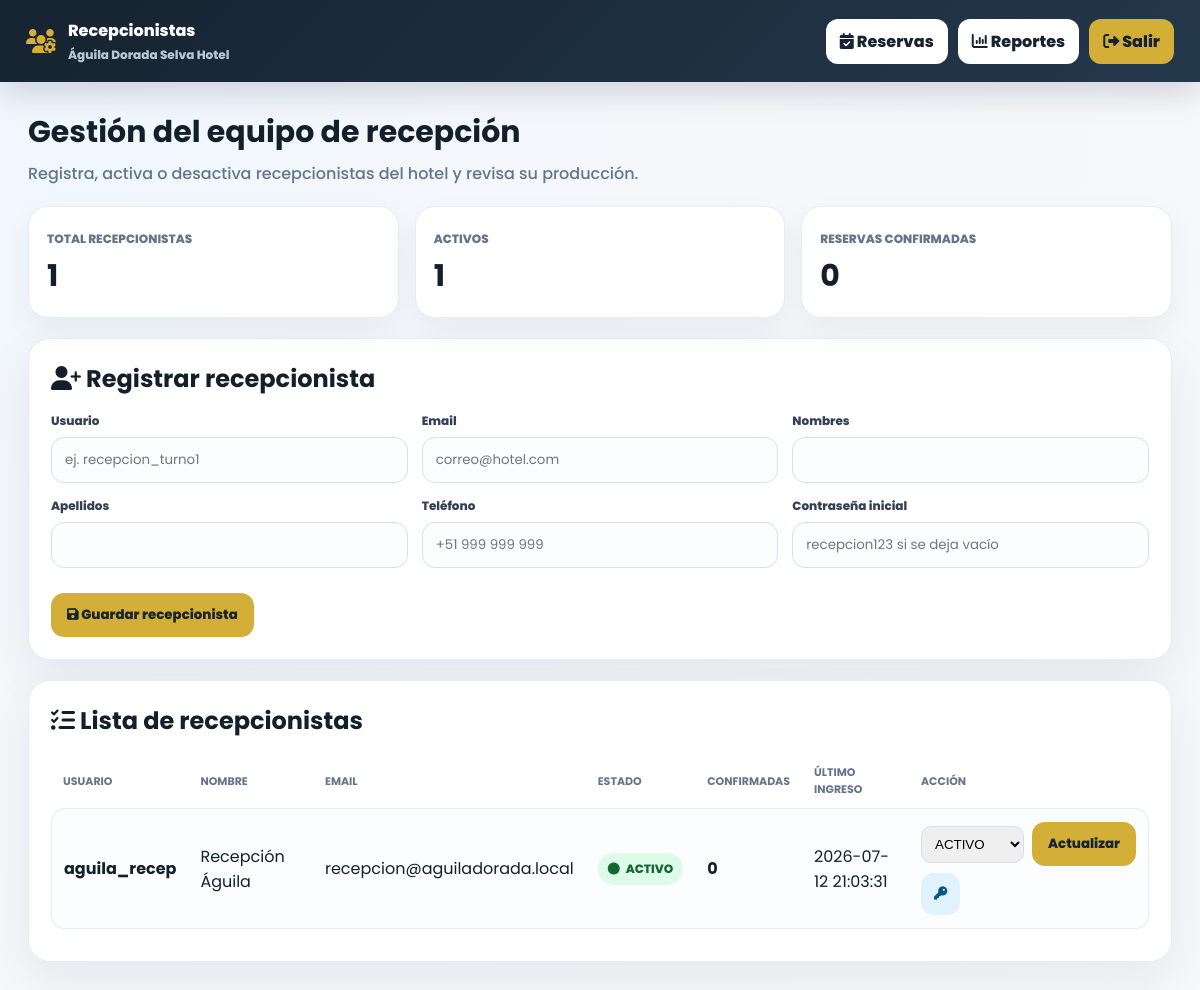
Page /views/recepcionistas.php (signed in) on the committed database.
### tables this page shows
CREATE TABLE `usuarios` (
  `id_usuario` int(11) NOT NULL,
  `id_hotel` int(11) DEFAULT NULL,
  `id_rol` int(11) NOT NULL,
  `usuario` varchar(50) NOT NULL,
  `email` varchar(120) DEFAULT NULL,
  `password_hash` varchar(255) NOT NULL,
  `nombres` varchar(100) NOT NULL,
  `apellidos` varchar(100) DEFAULT NULL,
  `telefono` varchar(30) DEFAULT NULL,
  `estado` enum('ACTIVO','INACTIVO') NOT NULL DEFAULT 'ACTIVO',
  `fecha_creacion` timestamp NULL DEFAULT current_timestamp()
);

### views/recepcionistas.php (the view, shortened to what this page needs)
<?php
$db = (new Database())->connect();
$idHotel = id_hotel_actual();
$stmt = $db->prepare("SELECT u.*, COUNT(r.id_reserva) total_reservas, SUM(r.estado_reserva='Confirmada') confirmadas,
    MAX(us.fecha_login) ultimo_login, MAX(us.fecha_logout) ultimo_logout
    FROM usuarios u
    LEFT JOIN reservas r ON r.id_usuario_confirmacion=u.id_usuario
    LEFT JOIN usuario_sesiones us ON us.id_usuario=u.id_usuario
    WHERE u.id_hotel=? AND u.id_rol=3
    GROUP BY u.id_usuario ORDER BY u.id_usuario DESC");
$stmt->execute([$idHotel]);
$rows = $stmt->fetchAll();
$total = count($rows);
$activos = count(array_filter($rows, fn($r)=>$r['estado']==='ACTIVO'));
$confirmadasTotal = array_sum(array_map(fn($r)=>(int)$r['confirmadas'], $rows));
?>
<!doctype html>
<html lang="es">
<head>
<link rel="stylesheet" href="https://cdnjs.cloudflare.com/ajax/libs/font-awesome/6.4.0/css/all.min.css">
</head>
<body>
<header class="header"><div class="brand"><i class="fa-solid fa-users-gear"></i><div>Recepcionistas<small><?= htmlspecialchars($_SESSION['usuario']['hotel'] ?? 'Hotel') ?></small></div></div><nav class="nav"><a href="recepcion.php"><i class="fa-solid fa-calendar-check"></i> Reservas</a><a href="reportes_recepcionistas.php"><i class="fa-solid fa-chart-column"></i> Reportes</a><a class="gold" href="logout.php"><i class="fa-solid fa-right-from-bracket"></i> Salir</a></nav></header>
<main class="wrap">
<section class="hero"><div><h1>Gestión del equipo de recepción</h1><p>Registra, activa o desactiva recepcionistas del hotel y revisa su producción.</p></div></section>
<section class="stats"><div class="stat"><span>Total recepcionistas</span><strong><?= $total ?></strong></div><div class="stat"><span>Activos</span><strong><?= $activos ?></strong></div><div class="stat"><span>Reservas confirmadas</span><strong><?= $confirmadasTotal ?></strong></div></section>
<section class="card"><h2><i class="fa-solid fa-user-plus"></i> Registrar recepcionista</h2><form method="post"><input type="hidden" name="accion" value="crear"><div class="grid"><div class="field"><label>Usuario</label><input name="usuario" placeholder="ej. recepcion_turno1" required></div><div class="field"><label>Email</label><input name="email" type="email" placeholder="correo@hotel.com" required></div><div class="field"><label>Nombres</label><input name="nombres" required></div><div class="field"><label>Apellidos</label><input name="apellidos"></div><div class="field"><label>Teléfono</label><input name="telefono" placeholder="+51 999 999 999"></div><div class="field"><label>Contraseña inicial</label><input name="password" placeholder="recepcion123 si se deja vacío"></div></div><br><button class="btn primary"><i class="fa-solid fa-floppy-disk"></i> Guardar recepcionista</button></form></section>
<section class="card"><h2><i class="fa-solid fa-list-check"></i> Lista de recepcionistas</h2><div class="table-wrap"><table><thead><tr><th>Usuario</th><th>Nombre</th><th>Email</th><th>Estado</th><th>Confirmadas</th><th>Último ingreso</th><th>Acción</th></tr></thead><tbody><?php if(!$rows):?><tr><td class="empty" colspan="7">Todavía no hay recepcionistas registrados.</td></tr><?php endif;?><?php foreach($rows as $r):?><tr><td><b><?=htmlspecialchars($r['usuario'])?></b></td><td><?=htmlspecialchars($r['nombres'].' '.$r['apellidos'])?></td><td><?=htmlspecialchars($r['email'])?></td><td><span class="badge <?= $r['estado']==='ACTIVO'?'ok':'off' ?>"><i class="fa-solid fa-circle"></i><?=$r['estado']?></span></td><td><b><?= (int)$r['confirmadas'] ?></b></td><td><?= htmlspecialchars($r['ultimo_login'] ?: '-') ?></td><td><form method="post" class="action-form"><input type="hidden" name="accion" value="estado"><input type="hidden" name="id_usuario" value="<?=$r['id_usuario']?>"><select name="estado"><option <?= $r['estado']==='ACTIVO'?'selected':'' ?>>ACTIVO</option><option <?= $r['estado']==='INACTIVO'?'selected':'' ?>>INACTIVO</option></select><button class="btn primary">Actualizar</button></form><button type="button" class="btn reset" onclick="abrirPassword(<?= (int)$r['id_usuario'] ?>, <?= htmlspecialchars(json_encode($r['nombres'].' '.$r['apellidos']), ENT_QUOTES) ?>)"><i class="fa-solid fa-key"></i></button></td></tr><?php endforeach;?></tbody></table></div></section>
</main>
</body></html>

### views/recepcionistas.php (style rules this page uses)
:root { --nav:#162330;--gold:#d4af37;--bg:#f4f7fb;--text:#13202b;--muted:#64748b;--line:#e6edf4;--green:#16a06a;--red:#ef4444 }
* { box-sizing:border-box }
body { font-family:Poppins,Arial,sans-serif;background:radial-gradient(circle at top left,#eef7ff 0,#f4f7fb 32%,#f7f8fa 100%);margin:0;color:var(--text) }
.header { background:linear-gradient(135deg,#162330,#24384c);color:white;padding:18px 26px;display:flex;justify-content:space-between;align-items:center;gap:18px;box-shadow:0 12px 30px #0f172a26;position:sticky;top:0;z-index:10 }
.brand { font-weight:800;display:flex;align-items:center;gap:12px }
.brand i { color:var(--gold);font-size:24px }
.brand small { display:block;color:#b8c6d3;font-size:12px;margin-top:3px }
.nav { display:flex;gap:10px;flex-wrap:wrap }
.nav a { background:#fff;color:#162330;text-decoration:none;font-weight:800;border-radius:12px;padding:10px 14px }
.nav a.gold { background:var(--gold) }
.wrap { max-width:1180px;margin:28px auto;padding:0 18px }
.hero { display:flex;justify-content:space-between;align-items:flex-end;gap:20px;margin-bottom:18px }
.hero h1 { margin:0;font-size:30px }
.hero p { margin:6px 0 0;color:var(--muted);font-weight:500 }
.stats { display:grid;grid-template-columns:repeat(3,1fr);gap:16px;margin:20px 0 }
.stat { background:white;border:1px solid var(--line);border-radius:20px;padding:18px;box-shadow:0 12px 30px #0f172a0d }
.stat span { font-size:12px;color:var(--muted);font-weight:800;text-transform:uppercase }
.stat strong { display:block;font-size:30px;margin-top:4px }
.card { background:white;border:1px solid var(--line);border-radius:22px;padding:22px;box-shadow:0 18px 50px #0f172a12;margin-bottom:20px }
.card h2 { margin:0 0 16px }
.grid { display:grid;grid-template-columns:repeat(3,1fr);gap:14px }
.field label { display:block;font-size:12px;font-weight:800;color:#334155;margin-bottom:7px }
.field input,.field select { width:100%;padding:12px 13px;border:1px solid #d7e0ea;border-radius:13px;background:#fbfdff;font-family:Poppins }
.btn { border:0;border-radius:13px;padding:12px 16px;font-weight:800;cursor:pointer;font-family:Poppins }
.btn.primary { background:var(--gold);color:#162330 }
.btn.reset { background:#e0f2fe;color:#075985;padding:11px 13px;margin-top:7px }
.table-wrap { overflow:auto }
table { width:100%;border-collapse:separate;border-spacing:0 10px }
th { font-size:11px;text-transform:uppercase;color:#64748b;text-align:left;padding:0 12px }
td { background:#fbfdff;border-top:1px solid var(--line);border-bottom:1px solid var(--line);padding:13px 12px }
td:first-child { border-left:1px solid var(--line);border-radius:14px 0 0 14px }
td:last-child { border-right:1px solid var(--line);border-radius:0 14px 14px 0 }
.badge { display:inline-flex;align-items:center;gap:6px;padding:7px 10px;border-radius:999px;font-weight:800;font-size:12px }
.badge.ok { background:#dcfce7;color:#166534 }
.action-form { display:flex;gap:8px;align-items:center }
.action-form select { padding:9px;border-radius:10px;border:1px solid #d7e0ea }

### rows in the picture
usuarios: estado "1", usuario "aguila_recep", nombres+apellidos "Recepción Águila", email "recepcion@aguiladorada.local", estado "ACTIVO", confirmadas "0", ultimo_login "2026-07-12 21:03:31"

### other values in the picture
$_SESSION['usuario']['hotel'] "Águila Dorada Selva Hotel"
$total "1"
$confirmadasTotal "0"
